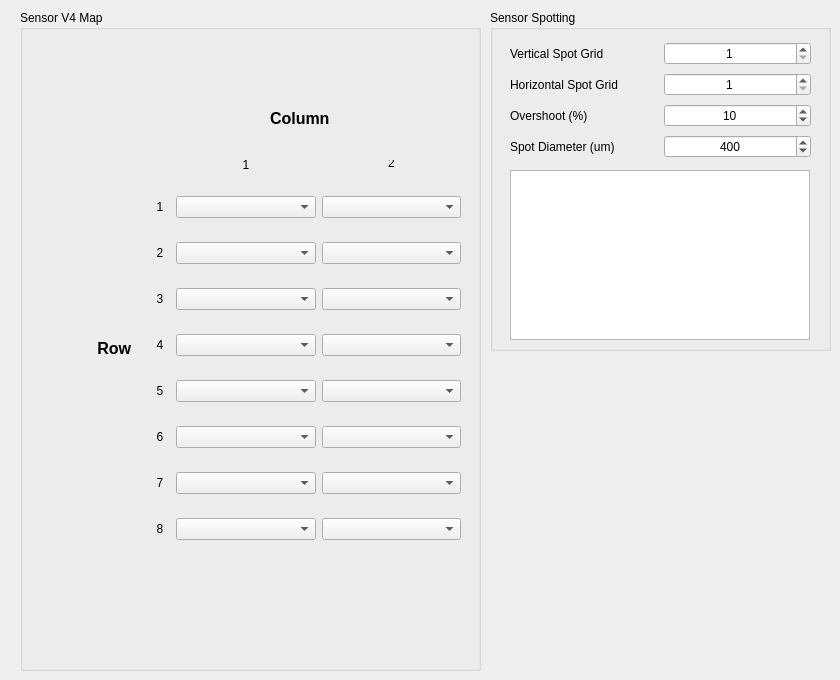
    <widget class="QWidget" name="page_2">
     <widget class="QGroupBox" name="groupBox_7">
      <property name="geometry">
       <rect>
        <x>20</x>
        <y>10</y>
        <width>461</width>
        <height>661</height>
       </rect>
      </property>
      <property name="title">
       <string>Sensor V4 Map</string>
      </property>
      <widget class="QLabel" name="label_39">
       <property name="geometry">
        <rect>
         <x>40</x>
         <y>330</y>
         <width>71</width>
         <height>16</height>
        </rect>
       </property>
       <property name="font">
        <font>
         <pointsize>12</pointsize>
         <weight>75</weight>
         <bold>true</bold>
        </font>
       </property>
       <property name="text">
        <string>Row</string>
       </property>
       <property name="alignment">
        <set>Qt::AlignRight|Qt::AlignTrailing|Qt::AlignVCenter</set>
       </property>
      </widget>
      <widget class="QWidget" name="gridLayoutWidget_7">
       <property name="geometry">
        <rect>
         <x>130</x>
         <y>130</y>
         <width>311</width>
         <height>421</height>
        </rect>
       </property>
       <layout class="QGridLayout" name="gridLayout_7">
        <item row="0" column="1">
         <widget class="QLabel" name="label_69">
          <property name="sizePolicy">
           <sizepolicy hsizetype="Preferred" vsizetype="Minimum">
            <horstretch>0</horstretch>
            <verstretch>0</verstretch>
           </sizepolicy>
          </property>
          <property name="text">
           <string>1</string>
          </property>
          <property name="alignment">
           <set>Qt::AlignBottom|Qt::AlignHCenter</set>
          </property>
         </widget>
        </item>
        <item row="2" column="0">
         <widget class="QLabel" name="label_40">
          <property name="maximumSize">
           <size>
            <width>20</width>
            <height>16777215</height>
           </size>
          </property>
          <property name="text">
           <string>2</string>
          </property>
          <property name="alignment">
           <set>Qt::AlignCenter</set>
          </property>
         </widget>
        </item>
        <item row="1" column="0">
         <widget class="QLabel" name="label_41">
          <property name="maximumSize">
           <size>
            <width>20</width>
            <height>16777215</height>
           </size>
          </property>
          <property name="text">
           <string>1</string>
          </property>
          <property name="alignment">
           <set>Qt::AlignCenter</set>
          </property>
         </widget>
        </item>
        <item row="3" column="0">
         <widget class="QLabel" name="label_42">
          <property name="maximumSize">
           <size>
            <width>20</width>
            <height>16777215</height>
           </size>
          </property>
          <property name="text">
           <string>3</string>
          </property>
          <property name="alignment">
           <set>Qt::AlignCenter</set>
          </property>
         </widget>
        </item>
        <item row="4" column="0">
         <widget class="QLabel" name="label_43">
          <property name="maximumSize">
           <size>
            <width>20</width>
            <height>16777215</height>
           </size>
          </property>
          <property name="text">
           <string>4</string>
          </property>
          <property name="alignment">
           <set>Qt::AlignCenter</set>
          </property>
         </widget>
        </item>
        <item row="5" column="0">
         <widget class="QLabel" name="label_44">
          <property name="maximumSize">
           <size>
            <width>20</width>
            <height>16777215</height>
           </size>
          </property>
          <property name="text">
           <string>5</string>
          </property>
          <property name="alignment">
           <set>Qt::AlignCenter</set>
          </property>
         </widget>
        </item>
        <item row="6" column="0">
         <widget class="QLabel" name="label_45">
          <property name="maximumSize">
           <size>
            <width>20</width>
            <height>16777215</height>
           </size>
          </property>
          <property name="text">
           <string>6</string>
          </property>
          <property name="alignment">
           <set>Qt::AlignCenter</set>
          </property>
         </widget>
        </item>
        <item row="7" column="0">
         <widget class="QLabel" name="label_46">
          <property name="maximumSize">
           <size>
            <width>20</width>
            <height>16777215</height>
           </size>
          </property>
          <property name="text">
           <string>7</string>
          </property>
          <property name="alignment">
           <set>Qt::AlignCenter</set>
          </property>
         </widget>
        </item>
        <item row="8" column="0">
         <widget class="QLabel" name="label_47">
          <property name="maximumSize">
           <size>
            <width>20</width>
            <height>16777215</height>
           </size>
          </property>
          <property name="text">
           <string>8</string>
          </property>
          <property name="alignment">
           <set>Qt::AlignCenter</set>
          </property>
         </widget>
        </item>
        <item row="1" column="1">
         <widget class="QComboBox" name="comboBox_v4_c1r1"/>
        </item>
        <item row="2" column="1">
         <widget class="QComboBox" name="comboBox_v4_c1r2"/>
        </item>
        <item row="3" column="1">
         <widget class="QComboBox" name="comboBox_v4_c1r3"/>
        </item>
        <item row="4" column="1">
         <widget class="QComboBox" name="comboBox_v4_c1r4"/>
        </item>
        <item row="5" column="1">
         <widget class="QComboBox" name="comboBox_v4_c1r5"/>
        </item>
        <item row="6" column="1">
         <widget class="QComboBox" name="comboBox_v4_c1r6"/>
        </item>
        <item row="7" column="1">
         <widget class="QComboBox" name="comboBox_v4_c1r7"/>
        </item>
        <item row="8" column="1">
         <widget class="QComboBox" name="comboBox_v4_c1r8"/>
        </item>
        <item row="0" column="2">
         <widget class="QLabel" name="label_70">
          <property name="sizePolicy">
           <sizepolicy hsizetype="Preferred" vsizetype="Minimum">
            <horstretch>0</horstretch>
            <verstretch>0</verstretch>
           </sizepolicy>
          </property>
          <property name="maximumSize">
           <size>
            <width>16777215</width>
            <height>10</height>
           </size>
          </property>
          <property name="text">
           <string>2</string>
          </property>
          <property name="alignment">
           <set>Qt::AlignBottom|Qt::AlignHCenter</set>
          </property>
         </widget>
        </item>
        <item row="1" column="2">
         <widget class="QComboBox" name="comboBox_v4_c2r1"/>
        </item>
        <item row="2" column="2">
         <widget class="QComboBox" name="comboBox_v4_c2r2"/>
        </item>
        <item row="3" column="2">
         <widget class="QComboBox" name="comboBox_v4_c2r3"/>
        </item>
        <item row="4" column="2">
         <widget class="QComboBox" name="comboBox_v4_c2r4"/>
        </item>
        <item row="5" column="2">
         <widget class="QComboBox" name="comboBox_v4_c2r5"/>
        </item>
        <item row="6" column="2">
         <widget class="QComboBox" name="comboBox_v4_c2r6"/>
        </item>
        <item row="7" column="2">
         <widget class="QComboBox" name="comboBox_v4_c2r7"/>
        </item>
        <item row="8" column="2">
         <widget class="QComboBox" name="comboBox_v4_c2r8"/>
        </item>
       </layout>
      </widget>
      <widget class="QLabel" name="label_68">
       <property name="geometry">
        <rect>
         <x>250</x>
         <y>100</y>
         <width>61</width>
         <height>16</height>
        </rect>
       </property>
       <property name="font">
        <font>
         <pointsize>12</pointsize>
         <weight>75</weight>
         <bold>true</bold>
        </font>
       </property>
       <property name="text">
        <string>Column</string>
       </property>
      </widget>
     </widget>
     <widget class="QGroupBox" name="groupBox_8">
      <property name="geometry">
       <rect>
        <x>490</x>
        <y>10</y>
        <width>341</width>
        <height>341</height>
       </rect>
      </property>
      <property name="title">
       <string>Sensor Spotting</string>
      </property>
      <widget class="QWidget" name="gridLayoutWidget_8">
       <property name="geometry">
        <rect>
         <x>20</x>
         <y>30</y>
         <width>301</width>
         <height>121</height>
        </rect>
       </property>
       <layout class="QGridLayout" name="gridLayout_8">
        <item row="2" column="1">
         <widget class="QSpinBox" name="spin_overshootV4">
          <property name="alignment">
           <set>Qt::AlignCenter</set>
          </property>
          <property name="value">
           <number>10</number>
          </property>
         </widget>
        </item>
        <item row="0" column="1">
         <widget class="QSpinBox" name="spin_vertGrid_v4">
          <property name="alignment">
           <set>Qt::AlignCenter</set>
          </property>
          <property name="minimum">
           <number>1</number>
          </property>
          <property name="maximum">
           <number>100</number>
          </property>
         </widget>
        </item>
        <item row="1" column="1">
         <widget class="QSpinBox" name="spin_horGrid_v4">
          <property name="alignment">
           <set>Qt::AlignCenter</set>
          </property>
          <property name="minimum">
           <number>1</number>
          </property>
         </widget>
        </item>
        <item row="0" column="0">
         <widget class="QLabel" name="label_48">
          <property name="text">
           <string>Vertical Spot Grid</string>
          </property>
         </widget>
        </item>
        <item row="1" column="0">
         <widget class="QLabel" name="label_49">
          <property name="text">
           <string>Horizontal Spot Grid</string>
          </property>
         </widget>
        </item>
        <item row="2" column="0">
         <widget class="QLabel" name="label_73">
          <property name="text">
           <string>Overshoot (%)</string>
          </property>
         </widget>
        </item>
        <item row="3" column="1">
         <widget class="QSpinBox" name="spin_v4_spotSize">
          <property name="alignment">
           <set>Qt::AlignCenter</set>
          </property>
          <property name="maximum">
           <number>5000</number>
          </property>
          <property name="singleStep">
           <number>100</number>
          </property>
          <property name="value">
           <number>400</number>
          </property>
         </widget>
        </item>
        <item row="3" column="0">
         <widget class="QLabel" name="label_76">
          <property name="text">
           <string>Spot Diameter (um)</string>
          </property>
         </widget>
        </item>
       </layout>
      </widget>
      <widget class="QGraphicsView" name="graphicsView_SensorV4">
       <property name="geometry">
        <rect>
         <x>20</x>
         <y>160</y>
         <width>300</width>
         <height>170</height>
        </rect>
       </property>
      </widget>
     </widget>
    </widget>
